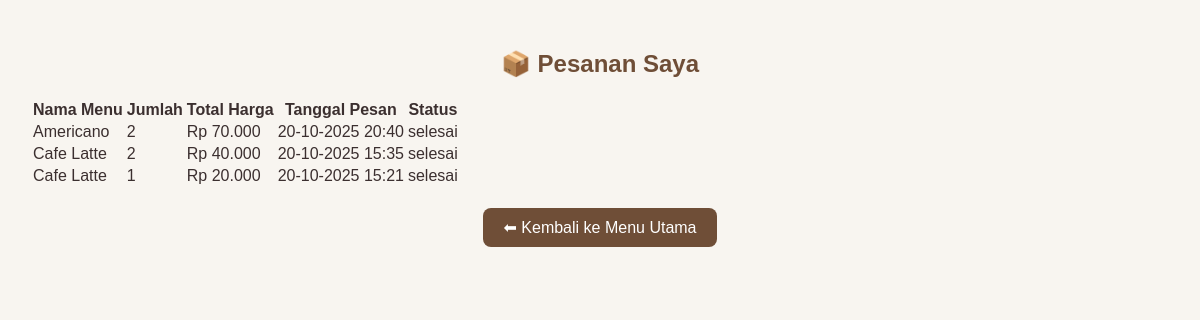
The app's page /customer/my_orders.php (signed in) with its own data.
### tables this page shows
CREATE TABLE `orders` (
  `id` int(11) NOT NULL,
  `user_id` int(11) DEFAULT NULL,
  `menu_id` int(11) DEFAULT NULL,
  `quantity` int(11) DEFAULT NULL,
  `total_price` decimal(10,2) DEFAULT NULL,
  `order_date` datetime DEFAULT current_timestamp(),
  `status` enum('pending','diproses','selesai') DEFAULT 'pending'
);

CREATE TABLE `menu` (
  `id` int(11) NOT NULL,
  `name` varchar(100) DEFAULT NULL,
  `category` varchar(50) DEFAULT NULL,
  `price` decimal(10,2) DEFAULT NULL,
  `image` varchar(255) DEFAULT NULL,
  `description` text DEFAULT NULL
);

### customer/my_orders.php (the view, shortened to what this page needs)
<?php
include '../config/db.php';
$uid = $_SESSION['user']['id'];
$query = "
    SELECT o.*, m.name
    FROM orders o
    JOIN menu m ON o.menu_id = m.id
    WHERE o.user_id = '$uid'
    ORDER BY o.order_date DESC
";
$orders = mysqli_query($conn, $query);
?>
<!DOCTYPE html>
<html lang="id">
<head>
</head>
<body>
<h2>📦 Pesanan Saya</h2>
<table>
  <tr>
    <th>Nama Menu</th>
    <th>Jumlah</th>
    <th>Total Harga</th>
    <th>Tanggal Pesan</th>
    <th>Status</th>
  </tr>
  <?php if (mysqli_num_rows($orders) > 0): ?>
      <?php while($r = mysqli_fetch_assoc($orders)): ?>
      <tr>
        <td><?= htmlspecialchars($r['name']) ?></td>
        <td><?= htmlspecialchars($r['quantity']) ?></td>
        <td>Rp <?= number_format($r['total_price'], 0, ',', '.') ?></td>
        <td><?= date('d-m-Y H:i', strtotime($r['order_date'])) ?></td>
        <td><?= htmlspecialchars($r['status']) ?></td>
      </tr>
      <?php endwhile; ?>
  <?php else: ?>
      <tr><td colspan="5" class="empty">Belum ada pesanan 😋</td></tr>
  <?php endif; ?>
</table>
<div style="text-align:center;">
  <a href="index.php" class="btn">⬅ Kembali ke Menu Utama</a>
</div>
</body>
</html>

### customer/my_orders.php (style rules this page uses)
body { font-family: 'Poppins', sans-serif; background-color: #f8f5f0; color: #3b2f2f; margin: 0; padding: 30px; }
h2 { text-align: center; color: #6f4e37; }
.btn { display: inline-block; background: #6f4e37; color: #fff; padding: 10px 20px; border-radius: 8px; text-decoration: none; margin-top: 20px; }

### records on screen
orders: menu.name "Americano", quantity "2", total_price "70.000", order_date "20-10-2025 20:40", status "selesai"
orders: menu.name "Cafe Latte", quantity "2", total_price "40.000", order_date "20-10-2025 15:35", status "selesai"
orders: menu.name "Cafe Latte", quantity "1", total_price "20.000", order_date "20-10-2025 15:21", status "selesai"
